Frame 1 (no input): blank canvas, image omitted
Frame 60 (no input): blank canvas, image omitted
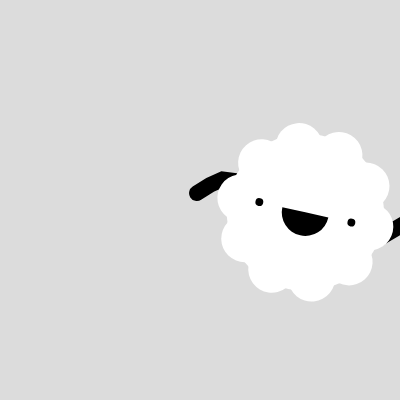
Frame 120 (the mouse pressed at the canvas centre since frame 60)

The p5.js sketch whose frames 1 and 60 were blank and that drew this single picture after the mouse press (run headless with seeded random() and noise() and a simulated clock; from frame 60 on, the mouse is pressed at the canvas centre):

// p5.js sketch
// ── sketch.js
// let x, y , s, speedX
// let x1, y1 , s1, speedX1
let x = []
let y = []
let s = []
let speedX = []
n = 10
function setup() {
  createCanvas(400, 400);
  for(let i = 0; i<n; i++){
}
}


function mousePressed(){
x.push(mouseX)
 y.push(mouseY)
 s.push(random(0.5, 2))
console.log(x.length)
 let index = x.length - 1
speedX.push(map(s[index], 0.5, 2, 5, 0.5))
}


function draw() {
  background(220);
  console.log(x.length)

  for(let i = 0; i<x.length; i++){
  drawCloud(x[i], y[i], s[i]);

  x[i]+=speedX[i]
  y[i]= y[i] + map(sin(frameCount* 0.1), -1, 1, -5*s[i], 5*s[i])
  if(x[i]> width*1.2){
    x.splice(i, 1)
    y.splice(i, 1)
    speedX.splice(i, 1)
    s.splice(i, 1)
  }
}
}



function drawCloud(x, y, s) {
  push();
  translate(x, y);
//swing
  let angle = map(sin(frameCount * 0.05), -1, 1, PI / 4, -PI / 4)
  rotate(angle);
//size
  scale(s);
  drawArms();
  noStroke();
//body
  fill(255);
  circle(0, 0, 100);
//around body
  for (let angle = 0; angle < 2 * PI; angle += PI / 5) {
    push();
    rotate(angle);
    fill(255);
    circle(100 / 2 - 8, 0, 30);
    pop();
  }
  drawFace();
  pop();

}
function drawArms() {
  //arms
  beginShape();
  let lineLength2 = 70;
  noFill();
  for (let i = -lineLength2; i <= lineLength2; i += lineLength2 / 10) {
    strokeWeight(10);
    let v = 10 * sin(frameCount * 0.1 - i);
    vertex(i, v);
  }
  endShape();
}

function drawFace() {
  //face
  fill(0);
  circle(0 - 30, 0, 5);
  circle(0 + 30, 0, 5);
  arc(0, 0, 30, 30, 0, PI);
}
